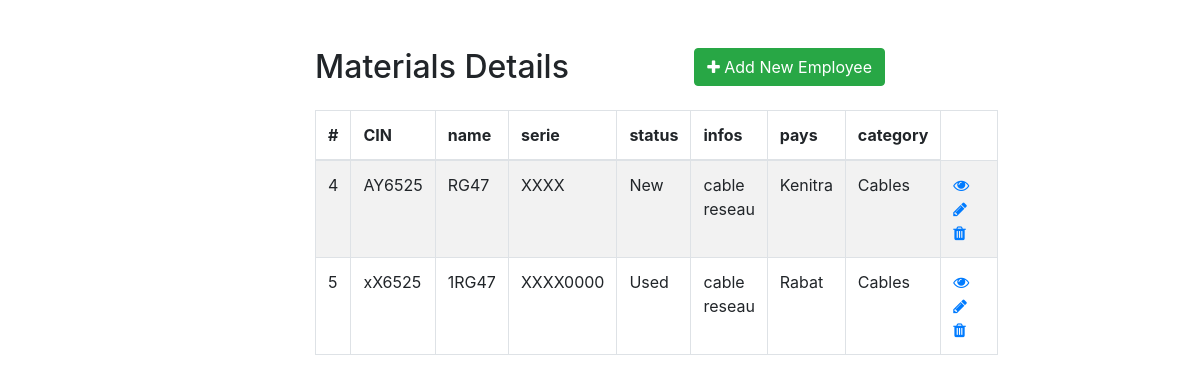
/exemple/index.php, run on an earlier commit of the app's database.
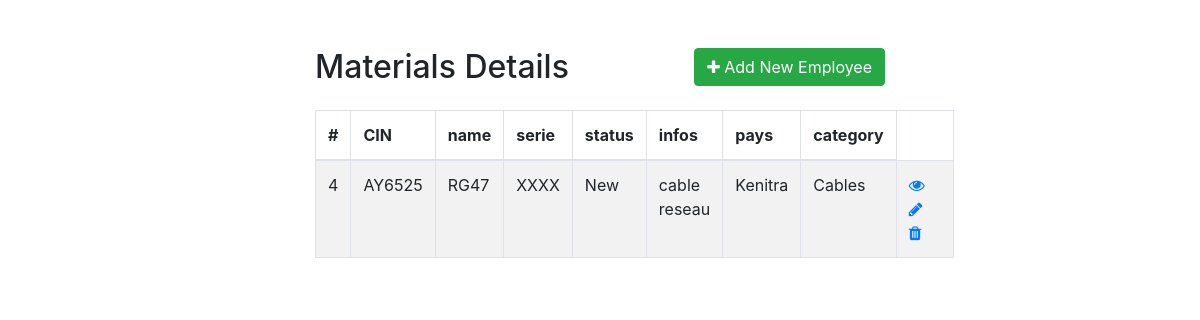
And on a later commit of the database.
### tables this page shows
CREATE TABLE `materials` (
  `id` int(11) NOT NULL,
  `CIN` varchar(10) NOT NULL,
  `name` varchar(20) NOT NULL,
  `serie` varchar(20) NOT NULL,
  `status` varchar(10) NOT NULL,
  `infos` text NOT NULL,
  `pays` varchar(20) NOT NULL,
  `division` varchar(100) NOT NULL,
  `category` varchar(20) NOT NULL
);

### exemple/index.php (the view, shortened to what this page needs)
<!DOCTYPE html>
<html lang="en">
<head>
    <link rel="stylesheet" href="https://stackpath.bootstrapcdn.com/bootstrap/4.5.2/css/bootstrap.min.css">
    <link rel="stylesheet" href="https://maxcdn.bootstrapcdn.com/font-awesome/4.7.0/css/font-awesome.min.css">
</head>
<body>
    <div class="wrapper">
        <div class="container-fluid">
            <div class="row">
                <div class="col-md-12">
                    <div class="mt-5 mb-3 clearfix">
                        <h2 class="pull-left">Materials Details</h2>
                        <a href="create.php" class="btn btn-success pull-right"><i class="fa fa-plus"></i> Add New Employee</a>
                    </div>
                    <?php
                    require_once "config.php";
                    $sql = "SELECT * FROM materials";
                    if ($result = $pdo->query($sql)) {
                        if ($result->rowCount() > 0) {
                            echo '<table class="table table-bordered table-striped">';
                            echo "<thead>";
                            echo "<tr>";
                            echo "<th>#</th>";
                            echo "<th>CIN</th>";
                            echo "<th>name</th>";
                            echo "<th>serie</th>";
                            echo "<th>status</th>";
                            echo "<th>infos</th>";
                            echo "<th>pays</th>";
                            echo "<th>category</th>";
                            echo "</tr>";
                            echo "</thead>";
                            echo "<tbody>";
                            while ($row = $result->fetch()) {
                                echo "<tr>";
                                echo "<td>" . $row['id'] . "</td>";
                                echo "<td>" . $row['CIN'] . "</td>";
                                echo "<td>" . $row['name'] . "</td>";
                                echo "<td>" . $row['serie'] . "</td>";
                                echo "<td>" . $row['status'] . "</td>";
                                echo "<td>" . $row['infos'] . "</td>";
                                echo "<td>" . $row['pays'] . "</td>";
                                echo "<td>" . $row['category'] . "</td>";
                                echo "<td>";
                                echo '<a href="read.php?id=' . $row['id'] . '" class="mr-3" title="View Record" data-toggle="tooltip"><span class="fa fa-eye"></span></a>';
                                echo '<a href="update.php?id=' . $row['id'] . '" class="mr-3" title="Update Record" data-toggle="tooltip"><span class="fa fa-pencil"></span></a>';
                                echo '<a href="delete.php?id=' . $row['id'] . '" title="Delete Record" data-toggle="tooltip"><span class="fa fa-trash"></span></a>';
                                echo "</td>";
                                echo "</tr>";
                            }
                            echo "</tbody>";
                            echo "</table>";
                        } else {
                            echo '<div class="alert alert-danger"><em>No records were found.</em></div>';
                        }
                    } else {
                        echo "Oops! Something went wrong. Please try again later.";
                    }
                    ?>
                </div>
            </div>
        </div>
    </div>
</body>
</html>

### exemple/index.php (style rules this page uses)
.wrapper { width: 600px; margin: 0 auto; }
table tr td:last-child { width: 120px; }

What changed in the data, as far as the page shows it:
removed materials: id "5", CIN "xX6525", name "1RG47", serie "XXXX0000", status "Used", infos "cable reseau", pays "Rabat", category "Cables"
